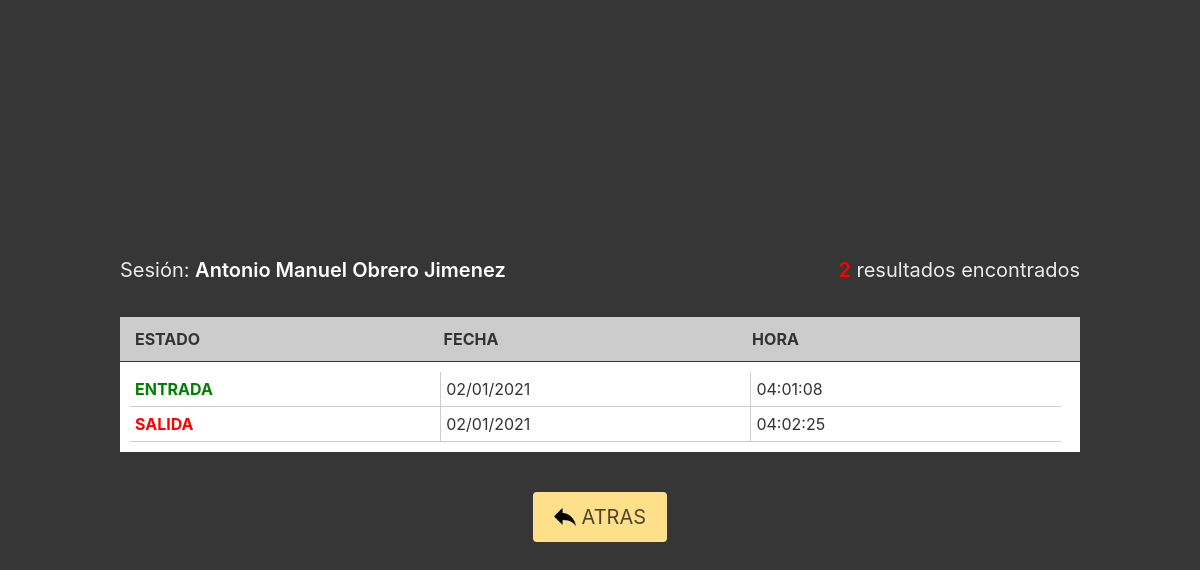
Page /actions_profile (signed in) on the committed database.
### main.py (models this page shows)
class User(UserMixin, db.Model):
    id = db.Column(db.Integer, primary_key=True)
    email = db.Column(db.String(100), unique=True)
    password = db.Column(db.String(100))
    name = db.Column(db.String(1000))
    is_admin = db.Column(db.Boolean, default=False)

class Action(db.Model):
    id = db.Column(db.Integer, primary_key=True)
    status = db.Column(db.String(100))
    date = db.Column(db.DateTime, nullable=False, default=datetime.now)
    user = db.Column(db.String(1000), nullable=False)

### main.py (the view)
@app.route('/actions_profile')
@login_required
def action_profile():
    now = datetime.now()
    actions = Action.query.filter_by(user=current_user.name)
    count = 0
    for i in actions:
        if now.strftime('%d/%m/%Y') == i.date.strftime('%d/%m/%Y'):
            count= count + 1
    return render_template('action_user.html', actions=actions, count=count, now=now)

### main.py (called while the page is built)
@login_manager.user_loader
def load_user(user_id):
    return User.query.get(int(user_id))

### templates/action_user.html (shortened to what this page needs)
{% extends "base.html" %}
{% block content %}
    <div id="bar-sup">
        <h1 class="subtitle has-text-left">Sesión: <strong>{{current_user.name}}</strong></h1>
        <h1 class="subtitle has-text-right"><strong style="color:red">{{count}}</strong> resultados encontrados</h1>
    </div>
    <div id="container-grid-title">
      <div id="action-grid-title-1">
          <div class="status-title">
            ESTADO
          </div>
          <div class="date-title">
            FECHA
          </div>
          <div class="date-title">
            HORA
          </div>
      </div>
    </div>
    <div id="container-grid">
      <div id="action-grid-1">
        {% for register in actions%}
            {% if register.date.strftime('%d/%m/%Y') == now.strftime('%d/%m/%Y')%}
                <div class="status">
                    {%if register.status == "ENTRADA" %}
                    <span style="color:green"><strong>{{register.status}}</strong></span>
                    {%endif%}
                    {%if register.status == "SALIDA" %}
                    <span style="color:red"><strong>{{register.status}}</strong></span>
                    {%endif%}
                </div>
                <div class="date">
                    {{register.date.strftime('%d/%m/%Y')}}<br>
                </div>
                <div class="date">
                    {{register.date.strftime('%H:%M:%S')}}<br>
                </div>
            {%endif%}
        {%endfor%}
      </div>
      <a class="button is-warning is-medium exit" href="{{url_for('profile')}}"><img src="{{url_for('static', filename="back.png")}}" width="22px">&nbsp;ATRAS</a>
    </div>
{% endblock %}

### static/styles.css (style rules this page uses)
#bar-sup { display: grid; grid-template-columns: 50% 50%; margin-bottom: 10px; }
#container-grid-title #action-grid-title-1 { display: grid; grid-template-columns: 33% 33% 33%; text-align: left; padding: 10px; border-bottom: 1px solid #333; background-color: #ccc; color: #333; padding-left: 15px; font-weight: bold; }
#container-grid #action-grid-1 { display: grid; grid-template-columns: 33% 33% 33%; text-align: left; padding: 10px; background-color: white; }
.status { border-bottom: 1px solid #ccc; padding: 5px; }
.date { border-bottom: 1px solid #ccc; padding: 5px; border-left: 1px solid #ccc; color: #333; }
.exit { margin-top: 40px; }

### rows in the picture
User: name "Antonio Manuel Obrero Jimenez"
Action: status "ENTRADA", date "02/01/2021", date "04:01:08"
Action: status "SALIDA", date "02/01/2021", date "04:02:25"

### other values in the picture
{{ count }} "2"
